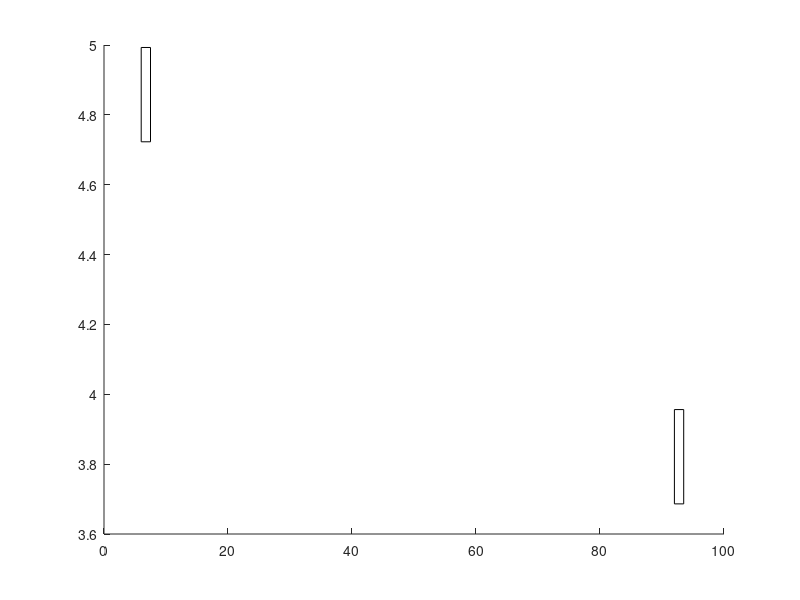

MATLAB code to generate this figure: (Note: this script raises an error after producing the figure.)
clear
clc
close all hidden
%%%%%%%%%%%%%%%%%%%%%%%%%%%%%%%%%%%%%%%%%%%%%%%%%%%%%%%%%%%%%%%%%%%%%%%%%%
%                                                                        %
%                         Create Terrain                                 %
%                                                                        %
%%%%%%%%%%%%%%%%%%%%%%%%%%%%%%%%%%%%%%%%%%%%%%%%%%%%%%%%%%%%%%%%%%%%%%%%%%

%CREATE TERRAIN
% Picks (n) random numbers to make plot. Can be changed for different
% effects. n*L gives length of field.
power=input('power:  ');
theta= input('degree:  ');
Ty = randperm(5); 
N = length(Ty);
hold on

L = 20;
M = N*L;
Tx = 0:L:L*N-1;
xi = 0:M-1;
yi = interpft(Ty,M); % Terrain 'Function'

%--------------------------------------------------------------------------
%                      PLACE AND DRAW 'TANKS'            
%--------------------------------------------------------------------------
%Create Tank 1
p=randi(8); ...Max distance of tanks from border. 
              
p2=p+2;
yi(p:p2)=min(yi(p:p2)); ...Flatten Spot on for Tank 1 (modifies yi)

B=length(yi(p:p2)); % Width of Flat Spot
c=min(yi(p:p2));     % Min Value of 'yi'


%Create Tank 2
P=98-p; %Random placement of tank 2
P2=P+2;
yi(P:P2)=min(yi(P:P2)); %Flatten Spot for Tank 2


B2=length(yi(P:P2));
c2=min(yi(P:P2));
sft=(p+(B2/8)); %Center of Tank

%Plot Tanks
tank1=rectangle('Position',[p,c,B/2,B*.09]);
tank2=rectangle('Position',[P,c2,B2/2,B2*.09]);


%Plot Terrain
h=area(yi);   

colormap summer
a=max(yi)*1.5;
plot(tank1)
plot(tank2)
axis([min(yi) M 0 a])  %axis([min(yi) 100 0 a])




%%%%%%%%%%%%%%%%%%%%%%%%%%%%%%%%%%%%%%%%%%%%%%%%%%%%%%%%%%%%%%%%%%%%%%%%%
%                                                                       %
%                      Trajectory. USE SI UNITS!!                       %
%                                                                       %
%%%%%%%%%%%%%%%%%%%%%%%%%%%%%%%%%%%%%%%%%%%%%%%%%%%%%%%%%%%%%%%%%%%%%%%%%


TESTLP=rand(100); % This to be replaced by 'shot/ground contact' 
TESTLP2=rand(100);% Here to keep loop running

wind=randi(50)-randi(50); % Make this better!

while TESTLP~=TESTLP2


if power==0;
    break;
end
v0=power/10;


v0x=v0*cos(theta*pi/180);
v0y=v0*sin(theta*pi/180);

%!!!!!!!!Remember, SI units!!!!!!!!!!!!!!!!!!!!! 

x_0 = sft; % initial x-position Tank 1 
y_0 = c; % initial y-position  Tank 1
mass = 43.88;  % the mass of the projectile(M107 155mm)
Area = 1.55; % projectiles cross sectional area
rho = 1.2; % density of air
C_drag = 0.5; % projectiles drag/aerodynamic coefficient 
% g = 9.8; % gravity




g=9.81;
v0x=v0*cos(theta*pi/180);
v0y=v0*sin(theta*pi/180);
thmax=v0y/g;
hmax=v0y^2/(2*g);
ttot=2*thmax;
dmax=v0x*ttot;
tplot=linspace(0,ttot,200);
x=v0x*tplot+p;
y=v0y*tplot-0.5*g*tplot.^2 +c;
comet(x,y)




%shot=plot(xvar , yvar);
%disp('Hit Any Key To Continue')
%pause
%delete(shot)
end
